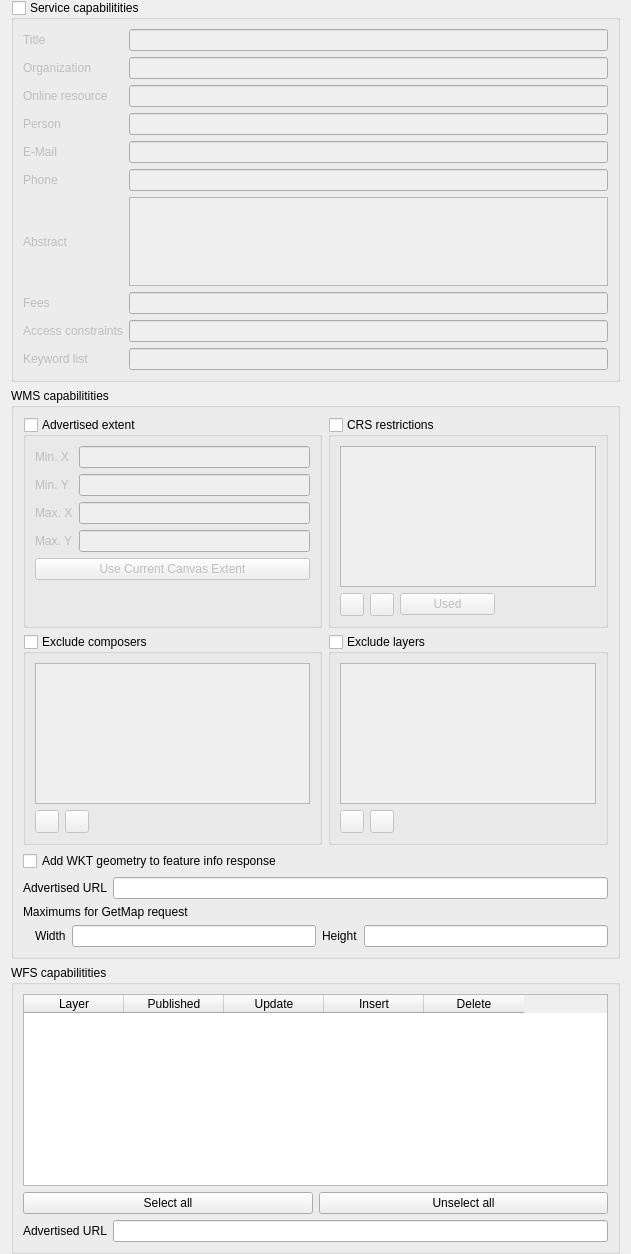
             <widget class="QWidget" name="scrollAreaWidgetContents_5">
              <property name="geometry">
               <rect>
                <x>0</x>
                <y>0</y>
                <width>631</width>
                <height>1254</height>
               </rect>
              </property>
              <layout class="QVBoxLayout" name="verticalLayout_13">
               <property name="topMargin">
                <number>0</number>
               </property>
               <property name="bottomMargin">
                <number>0</number>
               </property>
               <item>
                <widget class="QgsCollapsibleGroupBox" name="grpOWSServiceCapabilities">
                 <property name="title">
                  <string>Service capabilitities</string>
                 </property>
                 <property name="checkable">
                  <bool>true</bool>
                 </property>
                 <property name="checked">
                  <bool>false</bool>
                 </property>
                 <property name="collapsed" stdset="0">
                  <bool>false</bool>
                 </property>
                 <property name="saveCollapsedState" stdset="0">
                  <bool>true</bool>
                 </property>
                 <property name="syncGroup" stdset="0">
                  <string notr="true">projowsserver</string>
                 </property>
                 <layout class="QGridLayout" name="gridLayout_6">
                  <item row="3" column="0">
                   <widget class="QLabel" name="label_9">
                    <property name="text">
                     <string>Person</string>
                    </property>
                    <property name="buddy">
                     <cstring>mWMSContactPerson</cstring>
                    </property>
                   </widget>
                  </item>
                  <item row="0" column="0">
                   <widget class="QLabel" name="label_10">
                    <property name="text">
                     <string>Title</string>
                    </property>
                    <property name="buddy">
                     <cstring>mWMSTitle</cstring>
                    </property>
                   </widget>
                  </item>
                  <item row="0" column="1">
                   <widget class="QLineEdit" name="mWMSTitle"/>
                  </item>
                  <item row="1" column="0">
                   <widget class="QLabel" name="label_11">
                    <property name="text">
                     <string>Organization</string>
                    </property>
                    <property name="buddy">
                     <cstring>mWMSContactOrganization</cstring>
                    </property>
                   </widget>
                  </item>
                  <item row="1" column="1">
                   <widget class="QLineEdit" name="mWMSContactOrganization"/>
                  </item>
                  <item row="2" column="0">
                   <widget class="QLabel" name="mWMSOnlineResourceLabel">
                    <property name="text">
                     <string>Online resource</string>
                    </property>
                   </widget>
                  </item>
                  <item row="2" column="1">
                   <widget class="QLineEdit" name="mWMSOnlineResourceLineEdit"/>
                  </item>
                  <item row="3" column="1">
                   <widget class="QLineEdit" name="mWMSContactPerson"/>
                  </item>
                  <item row="4" column="0">
                   <widget class="QLabel" name="label_13">
                    <property name="text">
                     <string>E-Mail</string>
                    </property>
                   </widget>
                  </item>
                  <item row="4" column="1">
                   <widget class="QLineEdit" name="mWMSContactMail"/>
                  </item>
                  <item row="5" column="0">
                   <widget class="QLabel" name="label_12">
                    <property name="text">
                     <string>Phone</string>
                    </property>
                    <property name="buddy">
                     <cstring>mWMSContactPhone</cstring>
                    </property>
                   </widget>
                  </item>
                  <item row="5" column="1">
                   <widget class="QLineEdit" name="mWMSContactPhone"/>
                  </item>
                  <item row="6" column="0">
                   <widget class="QLabel" name="label_15">
                    <property name="text">
                     <string>Abstract</string>
                    </property>
                    <property name="buddy">
                     <cstring>mWMSAbstract</cstring>
                    </property>
                   </widget>
                  </item>
                  <item row="6" column="1">
                   <widget class="QTextEdit" name="mWMSAbstract"/>
                  </item>
                  <item row="7" column="1">
                   <widget class="QLineEdit" name="mWMSFees"/>
                  </item>
                  <item row="7" column="0">
                   <widget class="QLabel" name="mWMSFeesLabel">
                    <property name="text">
                     <string>Fees</string>
                    </property>
                   </widget>
                  </item>
                  <item row="8" column="1">
                   <widget class="QLineEdit" name="mWMSAccessConstraints"/>
                  </item>
                  <item row="8" column="0">
                   <widget class="QLabel" name="mWMSAccessConstraintsLabel">
                    <property name="text">
                     <string>Access constraints</string>
                    </property>
                   </widget>
                  </item>
                  <item row="9" column="1">
                   <widget class="QLineEdit" name="mWMSKeywordList"/>
                  </item>
                  <item row="9" column="0">
                   <widget class="QLabel" name="mWMSKeywordListLabel">
                    <property name="text">
                     <string>Keyword list</string>
                    </property>
                   </widget>
                  </item>
                 </layout>
                </widget>
               </item>
               <item>
                <widget class="QgsCollapsibleGroupBox" name="grpWMSCapabilities">
                 <property name="title">
                  <string>WMS capabilitities</string>
                 </property>
                 <property name="syncGroup" stdset="0">
                  <string notr="true">projowsserver</string>
                 </property>
                 <layout class="QGridLayout" name="gridLayout_14">
                  <item row="2" column="0" colspan="3">
                   <widget class="QCheckBox" name="mAddWktGeometryCheckBox">
                    <property name="text">
                     <string>Add WKT geometry to feature info response</string>
                    </property>
                   </widget>
                  </item>
                  <item row="1" column="1" colspan="2">
                   <widget class="QgsCollapsibleGroupBox" name="mLayerRestrictionsGroupBox">
                    <property name="title">
                     <string>Exclude layers</string>
                    </property>
                    <property name="checkable">
                     <bool>true</bool>
                    </property>
                    <property name="checked">
                     <bool>false</bool>
                    </property>
                    <property name="collapsed" stdset="0">
                     <bool>false</bool>
                    </property>
                    <property name="saveCollapsedState" stdset="0">
                     <bool>true</bool>
                    </property>
                    <layout class="QGridLayout" name="gridLayout">
                     <item row="0" column="0" colspan="3">
                      <widget class="QListWidget" name="mLayerRestrictionsListWidget"/>
                     </item>
                     <item row="1" column="0">
                      <widget class="QToolButton" name="mAddLayerRestrictionButton">
                       <property name="text">
                        <string/>
                       </property>
                       <property name="icon">
                        <iconset resource="../../images/images.qrc">
                         <normaloff>:/images/themes/default/symbologyAdd.png</normaloff>:/images/themes/default/symbologyAdd.png</iconset>
                       </property>
                      </widget>
                     </item>
                     <item row="1" column="1">
                      <widget class="QToolButton" name="mRemoveLayerRestrictionButton">
                       <property name="text">
                        <string/>
                       </property>
                       <property name="icon">
                        <iconset resource="../../images/images.qrc">
                         <normaloff>:/images/themes/default/symbologyRemove.png</normaloff>:/images/themes/default/symbologyRemove.png</iconset>
                       </property>
                      </widget>
                     </item>
                     <item row="1" column="2">
                      <spacer name="horizontalSpacer_3">
                       <property name="orientation">
                        <enum>Qt::Horizontal</enum>
                       </property>
                       <property name="sizeHint" stdset="0">
                        <size>
                         <width>0</width>
                         <height>20</height>
                        </size>
                       </property>
                      </spacer>
                     </item>
                    </layout>
                   </widget>
                  </item>
                  <item row="3" column="0" colspan="3">
                   <layout class="QHBoxLayout" name="horizontalLayout_2">
                    <item>
                     <widget class="QLabel" name="mWMSUrlLabel">
                      <property name="text">
                       <string>Advertised URL</string>
                      </property>
                     </widget>
                    </item>
                    <item>
                     <widget class="QLineEdit" name="mWMSUrlLineEdit"/>
                    </item>
                   </layout>
                  </item>
                  <item row="4" column="0" colspan="3">
                   <layout class="QGridLayout" name="gridLayout_3">
                    <item row="1" column="1">
                     <widget class="QLabel" name="mMaxWidthLabel">
                      <property name="text">
                       <string>Width</string>
                      </property>
                     </widget>
                    </item>
                    <item row="1" column="0">
                     <spacer name="horizontalSpacer_6">
                      <property name="orientation">
                       <enum>Qt::Horizontal</enum>
                      </property>
                      <property name="sizeType">
                       <enum>QSizePolicy::Fixed</enum>
                      </property>
                      <property name="sizeHint" stdset="0">
                       <size>
                        <width>6</width>
                        <height>20</height>
                       </size>
                      </property>
                     </spacer>
                    </item>
                    <item row="1" column="4">
                     <widget class="QLineEdit" name="mMaxHeightLineEdit"/>
                    </item>
                    <item row="1" column="2">
                     <widget class="QLineEdit" name="mMaxWidthLineEdit"/>
                    </item>
                    <item row="1" column="3">
                     <widget class="QLabel" name="mMaxHeightLabel">
                      <property name="text">
                       <string>Height</string>
                      </property>
                     </widget>
                    </item>
                    <item row="0" column="0" colspan="5">
                     <widget class="QLabel" name="label_21">
                      <property name="text">
                       <string>Maximums for GetMap request</string>
                      </property>
                     </widget>
                    </item>
                   </layout>
                  </item>
                  <item row="0" column="0">
                   <widget class="QgsCollapsibleGroupBox" name="grpWMSExt">
                    <property name="title">
                     <string>Advertised extent</string>
                    </property>
                    <property name="checkable">
                     <bool>true</bool>
                    </property>
                    <property name="checked">
                     <bool>false</bool>
                    </property>
                    <property name="collapsed" stdset="0">
                     <bool>false</bool>
                    </property>
                    <property name="saveCollapsedState" stdset="0">
                     <bool>true</bool>
                    </property>
                    <layout class="QGridLayout" name="gridLayout_4">
                     <item row="0" column="0">
                      <widget class="QLabel" name="label_16">
                       <property name="text">
                        <string>Min. X</string>
                       </property>
                       <property name="buddy">
                        <cstring>mWMSExtMinX</cstring>
                       </property>
                      </widget>
                     </item>
                     <item row="0" column="1">
                      <widget class="QLineEdit" name="mWMSExtMinX">
                       <property name="text">
                        <string/>
                       </property>
                      </widget>
                     </item>
                     <item row="1" column="0">
                      <widget class="QLabel" name="label_17">
                       <property name="text">
                        <string>Min. Y</string>
                       </property>
                       <property name="buddy">
                        <cstring>mWMSExtMinY</cstring>
                       </property>
                      </widget>
                     </item>
                     <item row="1" column="1">
                      <widget class="QLineEdit" name="mWMSExtMinY">
                       <property name="text">
                        <string/>
                       </property>
                      </widget>
                     </item>
                     <item row="2" column="0">
                      <widget class="QLabel" name="label_18">
                       <property name="text">
                        <string>Max. X</string>
                       </property>
                       <property name="buddy">
                        <cstring>mWMSExtMaxX</cstring>
                       </property>
                      </widget>
                     </item>
                     <item row="2" column="1">
                      <widget class="QLineEdit" name="mWMSExtMaxX">
                       <property name="text">
                        <string/>
                       </property>
                      </widget>
                     </item>
                     <item row="3" column="0">
                      <widget class="QLabel" name="label_19">
                       <property name="text">
                        <string>Max. Y</string>
                       </property>
                       <property name="buddy">
                        <cstring>mWMSExtMaxY</cstring>
                       </property>
                      </widget>
                     </item>
                     <item row="3" column="1">
                      <widget class="QLineEdit" name="mWMSExtMaxY">
                       <property name="text">
                        <string/>
                       </property>
                      </widget>
                     </item>
                     <item row="4" column="0" colspan="2">
                      <widget class="QPushButton" name="pbnWMSExtCanvas">
                       <property name="text">
                        <string>Use Current Canvas Extent</string>
                       </property>
                      </widget>
                     </item>
                     <item row="5" column="0" colspan="2">
                      <spacer name="verticalSpacer_3">
                       <property name="orientation">
                        <enum>Qt::Vertical</enum>
                       </property>
                       <property name="sizeHint" stdset="0">
                        <size>
                         <width>20</width>
                         <height>40</height>
                        </size>
                       </property>
                      </spacer>
                     </item>
                    </layout>
                   </widget>
                  </item>
                  <item row="0" column="1" colspan="2">
                   <widget class="QgsCollapsibleGroupBox" name="grpWMSList">
                    <property name="title">
                     <string>CRS restrictions</string>
                    </property>
                    <property name="checkable">
                     <bool>true</bool>
                    </property>
                    <property name="checked">
                     <bool>false</bool>
                    </property>
                    <property name="collapsed" stdset="0">
                     <bool>false</bool>
                    </property>
                    <property name="saveCollapsedState" stdset="0">
                     <bool>true</bool>
                    </property>
                    <layout class="QGridLayout" name="gridLayout_5">
                     <item row="1" column="0">
                      <widget class="QToolButton" name="pbnWMSAddSRS">
                       <property name="icon">
                        <iconset resource="../../images/images.qrc">
                         <normaloff>:/images/themes/default/mActionSignPlus.png</normaloff>:/images/themes/default/mActionSignPlus.png</iconset>
                       </property>
                      </widget>
                     </item>
                     <item row="0" column="0" colspan="4">
                      <widget class="QListWidget" name="mWMSList"/>
                     </item>
                     <item row="1" column="2">
                      <widget class="QPushButton" name="pbnWMSSetUsedSRS">
                       <property name="text">
                        <string>Used</string>
                       </property>
                      </widget>
                     </item>
                     <item row="1" column="1">
                      <widget class="QToolButton" name="pbnWMSRemoveSRS">
                       <property name="icon">
                        <iconset resource="../../images/images.qrc">
                         <normaloff>:/images/themes/default/symbologyRemove.png</normaloff>:/images/themes/default/symbologyRemove.png</iconset>
                       </property>
                      </widget>
                     </item>
                    </layout>
                   </widget>
                  </item>
                  <item row="1" column="0">
                   <widget class="QgsCollapsibleGroupBox" name="mWMSComposerGroupBox">
                    <property name="title">
                     <string>Exclude composers</string>
                    </property>
                    <property name="checkable">
                     <bool>true</bool>
                    </property>
                    <property name="checked">
                     <bool>false</bool>
                    </property>
                    <property name="collapsed" stdset="0">
                     <bool>false</bool>
                    </property>
                    <property name="saveCollapsedState" stdset="0">
                     <bool>true</bool>
                    </property>
                    <layout class="QGridLayout" name="gridLayout_10">
                     <item row="0" column="0" colspan="3">
                      <widget class="QListWidget" name="mComposerListWidget"/>
                     </item>
                     <item row="1" column="0">
                      <widget class="QToolButton" name="mAddWMSComposerButton">
                       <property name="text">
                        <string/>
                       </property>
                       <property name="icon">
                        <iconset resource="../../images/images.qrc">
                         <normaloff>:/images/themes/default/symbologyAdd.png</normaloff>:/images/themes/default/symbologyAdd.png</iconset>
                       </property>
                      </widget>
                     </item>
                     <item row="1" column="1">
                      <widget class="QToolButton" name="mRemoveWMSComposerButton">
                       <property name="text">
                        <string/>
                       </property>
                       <property name="icon">
                        <iconset resource="../../images/images.qrc">
                         <normaloff>:/images/themes/default/symbologyRemove.png</normaloff>:/images/themes/default/symbologyRemove.png</iconset>
                       </property>
                      </widget>
                     </item>
                     <item row="1" column="2">
                      <spacer name="horizontalSpacer_2">
                       <property name="orientation">
                        <enum>Qt::Horizontal</enum>
                       </property>
                       <property name="sizeHint" stdset="0">
                        <size>
                         <width>0</width>
                         <height>20</height>
                        </size>
                       </property>
                      </spacer>
                     </item>
                    </layout>
                   </widget>
                  </item>
                 </layout>
                </widget>
               </item>
               <item>
                <widget class="QgsCollapsibleGroupBox" name="grpWFSCapabilities">
                 <property name="sizePolicy">
                  <sizepolicy hsizetype="Preferred" vsizetype="Preferred">
                   <horstretch>0</horstretch>
                   <verstretch>3</verstretch>
                  </sizepolicy>
                 </property>
                 <property name="title">
                  <string>WFS capabilitities</string>
                 </property>
                 <property name="syncGroup" stdset="0">
                  <string notr="true">projowsserver</string>
                 </property>
                 <layout class="QGridLayout" name="gridLayout_8">
                  <item row="0" column="0" colspan="2">
                   <widget class="QTableWidget" name="twWFSLayers">
                    <property name="sizePolicy">
                     <sizepolicy hsizetype="Expanding" vsizetype="MinimumExpanding">
                      <horstretch>0</horstretch>
                      <verstretch>0</verstretch>
                     </sizepolicy>
                    </property>
                    <column>
                     <property name="text">
                      <string>Layer</string>
                     </property>
                    </column>
                    <column>
                     <property name="text">
                      <string>Published</string>
                     </property>
                    </column>
                    <column>
                     <property name="text">
                      <string>Update</string>
                     </property>
                    </column>
                    <column>
                     <property name="text">
                      <string>Insert</string>
                     </property>
                    </column>
                    <column>
                     <property name="text">
                      <string>Delete</string>
                     </property>
                    </column>
                   </widget>
                  </item>
                  <item row="1" column="1">
                   <widget class="QPushButton" name="pbnWFSLayersUnselectAll">
                    <property name="text">
                     <string>Unselect all</string>
                    </property>
                   </widget>
                  </item>
                  <item row="1" column="0">
                   <widget class="QPushButton" name="pbnWFSLayersSelectAll">
                    <property name="text">
                     <string>Select all</string>
                    </property>
                   </widget>
                  </item>
                  <item row="3" column="0" colspan="2">
                   <layout class="QHBoxLayout" name="horizontalLayout_8">
                    <item>
                     <widget class="QLabel" name="mWFSUrlLabel">
                      <property name="text">
                       <string>Advertised URL</string>
                      </property>
                     </widget>
                    </item>
                    <item>
                     <widget class="QLineEdit" name="mWFSUrlLineEdit"/>
                    </item>
                   </layout>
                  </item>
                 </layout>
                </widget>
               </item>
               <item>
                <spacer name="verticalSpacer_6">
                 <property name="orientation">
                  <enum>Qt::Vertical</enum>
                 </property>
                 <property name="sizeHint" stdset="0">
                  <size>
                   <width>20</width>
                   <height>0</height>
                  </size>
                 </property>
                </spacer>
               </item>
              </layout>
             </widget>
